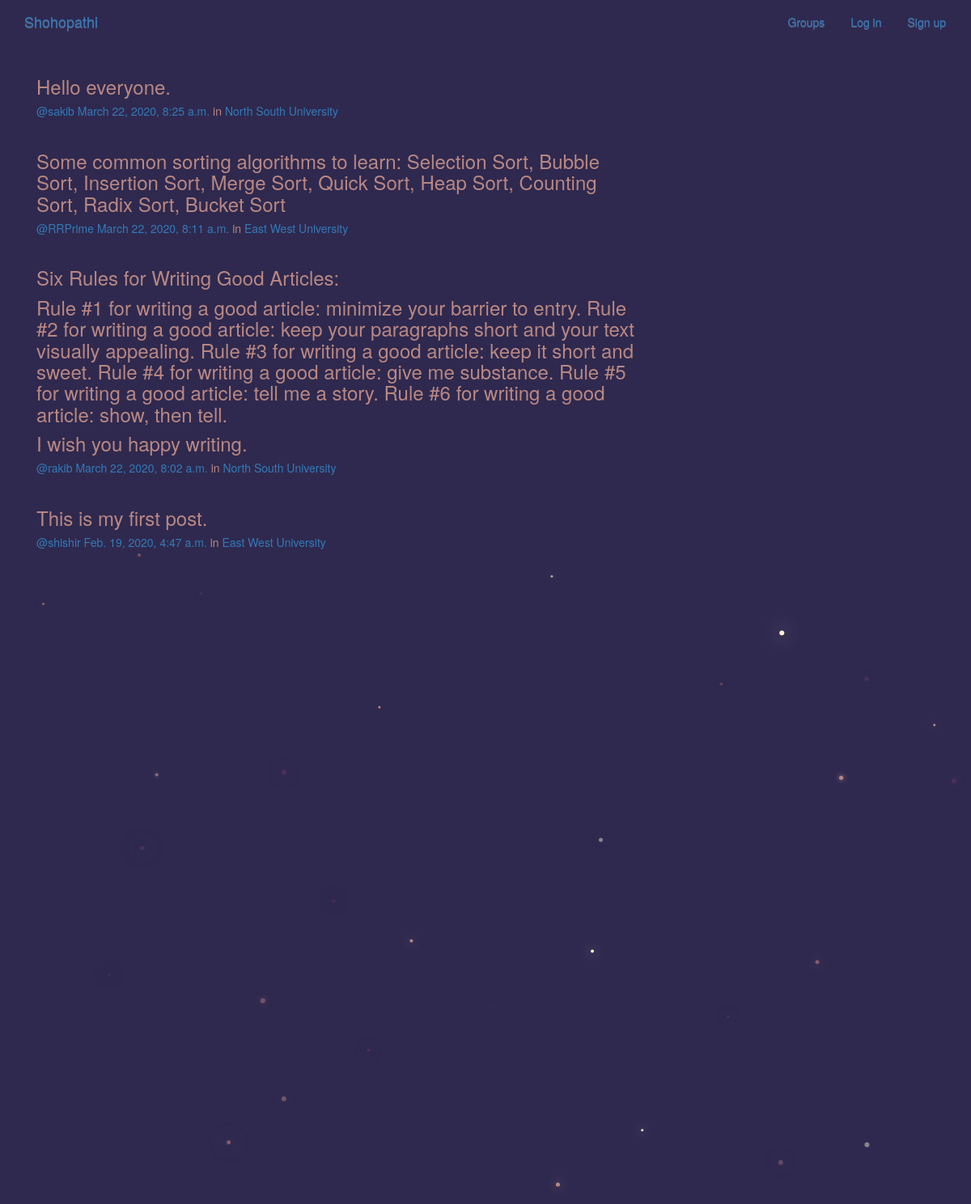
/posts/, run on the app's committed database.
### posts/models.py (models this page shows, shortened)
class Post(models.Model):
    user = models.ForeignKey(User, related_name="posts",on_delete=models.CASCADE)
    created_at = models.DateTimeField(auto_now=True)
    message = models.TextField()
    message_html = models.TextField(editable=False)
    group = models.ForeignKey(Group, related_name="posts",null=True, blank=True,on_delete=models.CASCADE)
    class Meta:
        ordering = ["-created_at"]   #It will order the posts in descending order, so the newest post will be at top
        unique_together = ["user", "message"] #To ensure no double same post from a single user

### groups/models.py (models this page shows, shortened)
class Group(models.Model):
    name = models.CharField(max_length=255, unique=True)
    slug = models.SlugField(allow_unicode=True, unique=True)
    description = models.TextField(blank=True, default='')
    description_html = models.TextField(editable=False, default='', blank=True)
    members = models.ManyToManyField(User,through="GroupMember")
    class Meta:
        ordering = ["name"]

### posts/views.py (the view)
class PostList(SelectRelatedMixin, generic.ListView):
    model = models.Post
    select_related = ("user", "group")

### posts/templates/posts/post_list.html (shortened to what this page needs)
{% extends "posts/post_base.html" %}
{% block post_content %}
<div class="col-md-8">
	{% for post in post_list %}
    {% include "posts/_post.html" %}
	{% endfor %}
</div>
{% endblock %}

### posts/templates/posts/_post.html (shortened to what this page needs)
<div class="post media">
	<h3>{{ post.message_html|safe }}</h3>
	<div class="media-body">
		<h5 class="media-heading">
			<span class="username"><a href="{% url 'posts:for_user' username=post.user.username %}">@{{ post.user.username }}</a></span>
			<time class="time"><a href="{% url 'posts:single' username=post.user.username pk=post.pk %}">{{ post.created_at }}</a></time>
			{% if post.group %}
			<span class="group-name">in <a href="#">{{ post.group.name }}</a></span>
			{% endif %}
		</h5>
	</div>
</div>

### static/css/master.css (style rules this page uses)
body { margin: 0; overflow: hidden; background-color: #2F294F; color:#B98883; }

### data on the page
Post: message_html "Hello everyone.", user.username "sakib", created_at "March 22, 2020, 8:25 a.m.", group.name "North South University"
Post: message_html "Some common sorting algorithms to learn: Selection Sort, Bubble Sort, Insertion Sort, Merge Sort, Quick Sort, Heap Sort, Counting Sort, Radix Sort, Bucket Sort", user.username "RRPrime", created_at "March 22, 2020, 8:11 a.m.", group.name "East West University"
Post: message_html "Six Rules for Writing Good Articles: Rule #1 for writing a good article: minimize your barrier to entry. Rule #2 for writing a good article: keep your paragraphs short and your text visually appealing. Rule #3 for writing a good article: keep it short and sweet. Rule #4 for writing a good article: give me substance. Rule #5 for writing a good article: tell me a story. Rule #6 for writing a good article: show, then tell. I wish you happy writing.", user.username "rakib", created_at "March 22, 2020, 8:02 a.m.", group.name "North South University"
Post: message_html "This is my first post.", user.username "shishir", created_at "Feb. 19, 2020, 4:47 a.m.", group.name "East West University"
